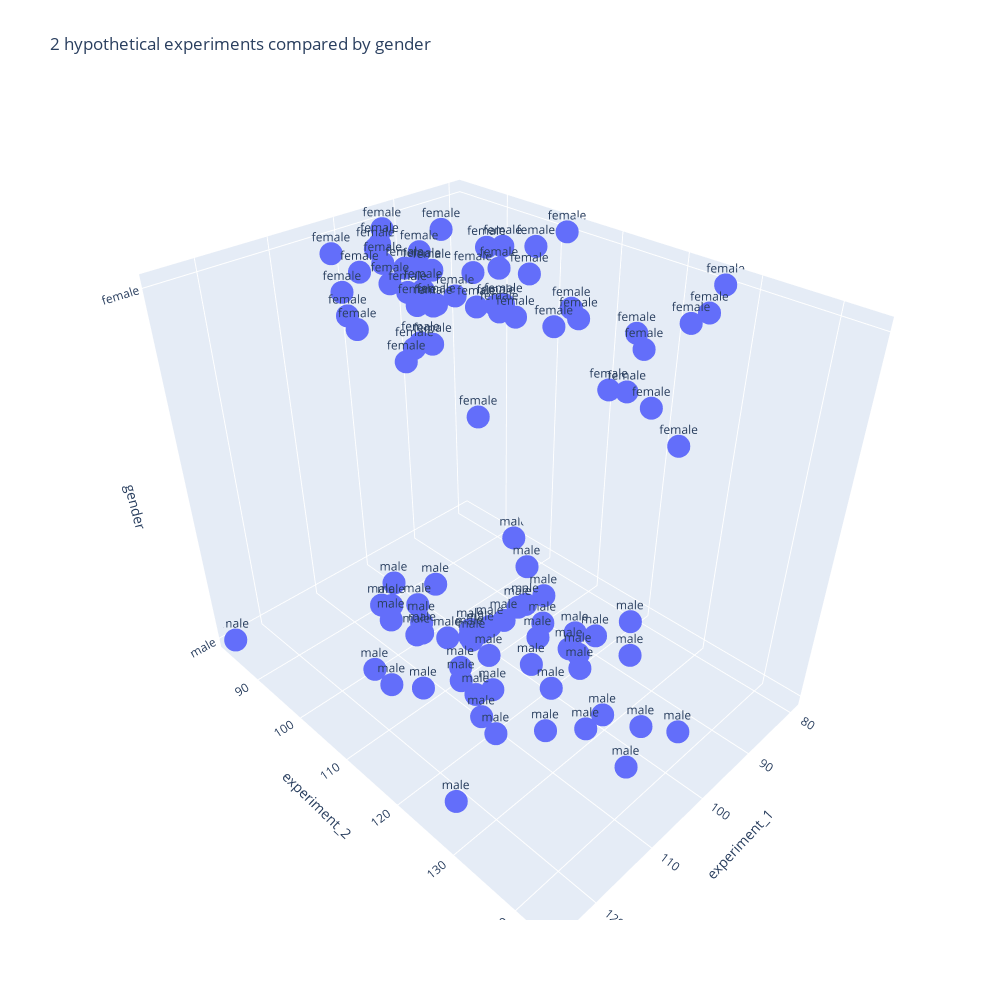

Write notebook code for a chart like this one.
### Code cell
import plotly
import plotly.express as px
import pandas as pd

experiment = plotly.data.experiment(indexed = True)


px.scatter_3d(experiment, x = "experiment_1", y = "experiment_2", z = "gender", text = "gender", width = 1000, height = 1000
        , title = "2 hypothetical experiments compared by gender")

### Figure 1 — Plotly figure (JSON) as saved in the notebook; plotly's stock layout.template omitted (floating-point values rounded to 4 significant figures)
{"data": [{"hovertemplate": "experiment_1=%{x}<br>experiment_2=%{y}<br>gender=%{text}<extra></extra>", "legendgroup": "", "marker": {"color": "#636efa", "symbol": "circle"}, "mode": "markers+text", "name": "", "scene": "scene", "showlegend": false, "text": ["male", "female", "male", "female", "male", "female", "male", "female", "male", "female", "male", "female", "male", "female", "male", "female", "male", "female", "male", "female", "male", "female", "male", "female", "male", "female", "male", "female", "male", "female", "male", "female", "male", "female", "male", "female", "male", "female", "male", "female", "male", "female", "male", "female", "male", "female", "male", "female", "male", "female", "male", "female", "male", "female", "male", "female", "male", "female", "male", "female", "male", "female", "male", "female", "male", "female", "male", "female", "male", "female", "male", "female", "male", "female", "male", "female", "male", "female", "male", "female", "male", "female", "male", "female", "male", "female", "male", "female", "male", "female", "male", "female", "male", "female", "male", "female", "male", "female", "male", "female"], "type": "scatter3d", "x": [96.88, 87.3, 97.69, 103.0, 87.11, 106.7, 102.0, 117.8, 115.4, 107.3, 99.62, 100.9, 103.7, 96.83, 97.41, 111.7, 93.0, 103.0, 122.5, 111.7, 108.6, 86.0, 108.2, 107.0, 106.7, 98.34, 91.77, 114.0, 99.36, 102.1, 104.2, 90.84, 93.1, 120.3, 112.8, 97.39, 105.6, 106.4, 101.6, 79.63, 115.2, 106.5, 94.98, 96.78, 90.54, 97.37, 102.1, 113.3, 99.16, 115.2, 101.2, 102.2, 104.8, 88.87, 107.0, 79.43, 79.91, 102.8, 106.5, 116.6, 105.9, 101.6, 82.45, 103.5, 111.6, 90.53, 125.5, 90.21, 110.8, 103.9, 83.83, 104.9, 95.34, 101.3, 88.39, 100.5, 94.5, 115.3, 88.03, 108.2, 104.0, 93.03, 94.75, 105.4, 89.99, 99.2, 106.5, 106.5, 100.6, 100.3, 100.2, 108.2, 101.3, 99.18, 102.8, 108.2, 91.74, 95.41, 106.4, 94.27], "y": [93.42, 129.6, 106.2, 93.81, 107.0, 94.02, 95.09, 115.4, 105.1, 134.5, 106.2, 98.5, 103.6, 118.3, 133.8, 143.7, 119.1, 113.5, 125.6, 97.29, 114.6, 102.8, 111.3, 107.3, 125.5, 120.7, 106.1, 113.2, 129.0, 96.76, 98.53, 129.8, 117.5, 128.1, 108.7, 93.98, 100.3, 99.2, 106.4, 126.4, 101.2, 107.3, 121.2, 127.2, 106.5, 103.5, 110.4, 114.3, 115.9, 102.8, 88.66, 112.1, 92.47, 99.9, 94.93, 102.1, 93.62, 115.6, 109.3, 106.2, 91.33, 120.1, 120.0, 107.0, 121.4, 98.72, 82.48, 90.03, 118.0, 110.8, 100.4, 103.2, 106.7, 112.4, 118.4, 89.41, 112.7, 113.7, 124.4, 133.1, 136.7, 108.4, 137.7, 86.92, 115.9, 130.1, 100.0, 102.5, 120.9, 99.54, 104.7, 138.0, 105.7, 88.57, 129.0, 106.0, 111.1, 84.45, 115.5, 104.7], "z": ["male", "female", "male", "female", "male", "female", "male", "female", "male", "female", "male", "female", "male", "female", "male", "female", "male", "female", "male", "female", "male", "female", "male", "female", "male", "female", "male", "female", "male", "female", "male", "female", "male", "female", "male", "female", "male", "female", "male", "female", "male", "female", "male", "female", "male", "female", "male", "female", "male", "female", "male", "female", "male", "female", "male", "female", "male", "female", "male", "female", "male", "female", "male", "female", "male", "female", "male", "female", "male", "female", "male", "female", "male", "female", "male", "female", "male", "female", "male", "female", "male", "female", "male", "female", "male", "female", "male", "female", "male", "female", "male", "female", "male", "female", "male", "female", "male", "female", "male", "female"]}], "layout": {"height": 1000, "legend": {"tracegroupgap": 0}, "scene": {"domain": {"x": [0, 1], "y": [0, 1]}, "xaxis": {"title": {"text": "experiment_1"}}, "yaxis": {"title": {"text": "experiment_2"}}, "zaxis": {"title": {"text": "gender"}}}, "title": {"text": "2 hypothetical experiments compared by gender"}, "width": 1000}}
